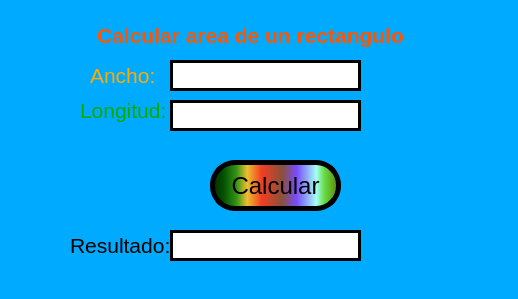
<?xml version="1.0" encoding="UTF-8"?>
<ui version="4.0">
 <class>MainWindow</class>
 <widget class="QMainWindow" name="MainWindow">
  <property name="geometry">
   <rect>
    <x>0</x>
    <y>0</y>
    <width>518</width>
    <height>299</height>
   </rect>
  </property>
  <property name="windowTitle">
   <string>MainWindow</string>
  </property>
  <property name="styleSheet">
   <string notr="true">background-color: rgb(0, 170, 255);</string>
  </property>
  <widget class="QWidget" name="centralwidget">
   <widget class="QLabel" name="txt_longitud">
    <property name="geometry">
     <rect>
      <x>80</x>
      <y>90</y>
      <width>131</width>
      <height>41</height>
     </rect>
    </property>
    <property name="styleSheet">
     <string notr="true">color: rgb(255, 255, 255);</string>
    </property>
    <property name="text">
     <string>&lt;html&gt;&lt;head/&gt;&lt;body&gt;&lt;p&gt;&lt;span style=&quot; font-size:16pt; color:#00aa00;&quot;&gt;Longitud:&lt;/span&gt;&lt;/p&gt;&lt;/body&gt;&lt;/html&gt;</string>
    </property>
   </widget>
   <widget class="QLabel" name="txt_ancho">
    <property name="geometry">
     <rect>
      <x>90</x>
      <y>60</y>
      <width>91</width>
      <height>31</height>
     </rect>
    </property>
    <property name="styleSheet">
     <string notr="true">color: rgb(0, 0, 0);</string>
    </property>
    <property name="text">
     <string>&lt;html&gt;&lt;head/&gt;&lt;body&gt;&lt;p align=&quot;justify&quot;&gt;&lt;span style=&quot; font-size:16pt; color:#ffaa00;&quot;&gt;Ancho:&lt;/span&gt;&lt;/p&gt;&lt;/body&gt;&lt;/html&gt;</string>
    </property>
   </widget>
   <widget class="QLineEdit" name="txt1">
    <property name="geometry">
     <rect>
      <x>170</x>
      <y>60</y>
      <width>191</width>
      <height>31</height>
     </rect>
    </property>
    <property name="font">
     <font>
      <pointsize>18</pointsize>
     </font>
    </property>
    <property name="styleSheet">
     <string notr="true">background-color: rgb(255, 255, 255);
border: 2.5px solid black;
    color: black;</string>
    </property>
    <property name="text">
     <string/>
    </property>
    <property name="alignment">
     <set>Qt::AlignCenter</set>
    </property>
   </widget>
   <widget class="QLineEdit" name="txt2">
    <property name="geometry">
     <rect>
      <x>170</x>
      <y>100</y>
      <width>191</width>
      <height>31</height>
     </rect>
    </property>
    <property name="font">
     <font>
      <pointsize>18</pointsize>
     </font>
    </property>
    <property name="styleSheet">
     <string notr="true">background-color: rgb(255, 255, 255);
 border: 2.5px solid black;
    color: black;</string>
    </property>
    <property name="text">
     <string/>
    </property>
    <property name="alignment">
     <set>Qt::AlignCenter</set>
    </property>
   </widget>
   <widget class="QPushButton" name="btn_calcular">
    <property name="geometry">
     <rect>
      <x>210</x>
      <y>160</y>
      <width>131</width>
      <height>51</height>
     </rect>
    </property>
    <property name="font">
     <font>
      <pointsize>18</pointsize>
     </font>
    </property>
    <property name="styleSheet">
     <string notr="true"> border: 5px solid black;
    color: black;
border-radius: 25px;
background-color: rgb(255, 255, 255);
background-color: qlineargradient(spread:pad, x1:0, y1:0, x2:1, y2:0, stop:0 rgba(9, 41, 4, 255), stop:0.085 rgba(2, 79, 0, 255), stop:0.19 rgba(50, 147, 22, 255), stop:0.275 rgba(236, 191, 49, 255), stop:0.39 rgba(243, 61, 34, 255), stop:0.555 rgba(135, 81, 60, 255), stop:0.667 rgba(121, 75, 255, 255), stop:0.825 rgba(164, 255, 244, 255), stop:0.885 rgba(104, 222, 71, 255), stop:1 rgba(93, 128, 0, 255));</string>
    </property>
    <property name="text">
     <string>Calcular</string>
    </property>
   </widget>
   <widget class="QLabel" name="txt_titulo">
    <property name="geometry">
     <rect>
      <x>30</x>
      <y>20</y>
      <width>441</width>
      <height>31</height>
     </rect>
    </property>
    <property name="styleSheet">
     <string notr="true">color: rgb(255, 255, 255);</string>
    </property>
    <property name="text">
     <string>&lt;html&gt;&lt;head/&gt;&lt;body&gt;&lt;p&gt;&lt;span style=&quot; font-size:16pt; font-weight:600; color:#ff5500;&quot;&gt;Calcular area de un rectangulo&lt;/span&gt;&lt;/p&gt;&lt;/body&gt;&lt;/html&gt;</string>
    </property>
    <property name="alignment">
     <set>Qt::AlignCenter</set>
    </property>
   </widget>
   <widget class="QLabel" name="txt_ancho_2">
    <property name="geometry">
     <rect>
      <x>70</x>
      <y>230</y>
      <width>131</width>
      <height>31</height>
     </rect>
    </property>
    <property name="styleSheet">
     <string notr="true">color: rgb(0, 0, 0);</string>
    </property>
    <property name="text">
     <string>&lt;html&gt;&lt;head/&gt;&lt;body&gt;&lt;p align=&quot;justify&quot;&gt;&lt;span style=&quot; font-size:16pt;&quot;&gt;Resultado:&lt;/span&gt;&lt;/p&gt;&lt;/body&gt;&lt;/html&gt;</string>
    </property>
   </widget>
   <widget class="QLineEdit" name="txt_result">
    <property name="geometry">
     <rect>
      <x>170</x>
      <y>230</y>
      <width>191</width>
      <height>31</height>
     </rect>
    </property>
    <property name="font">
     <font>
      <pointsize>18</pointsize>
     </font>
    </property>
    <property name="styleSheet">
     <string notr="true">background-color: rgb(255, 255, 255);
 border: 2.5px solid black;
    color: black;</string>
    </property>
    <property name="text">
     <string/>
    </property>
    <property name="alignment">
     <set>Qt::AlignCenter</set>
    </property>
   </widget>
  </widget>
  <widget class="QStatusBar" name="statusbar"/>
 </widget>
 <resources/>
 <connections/>
</ui>
